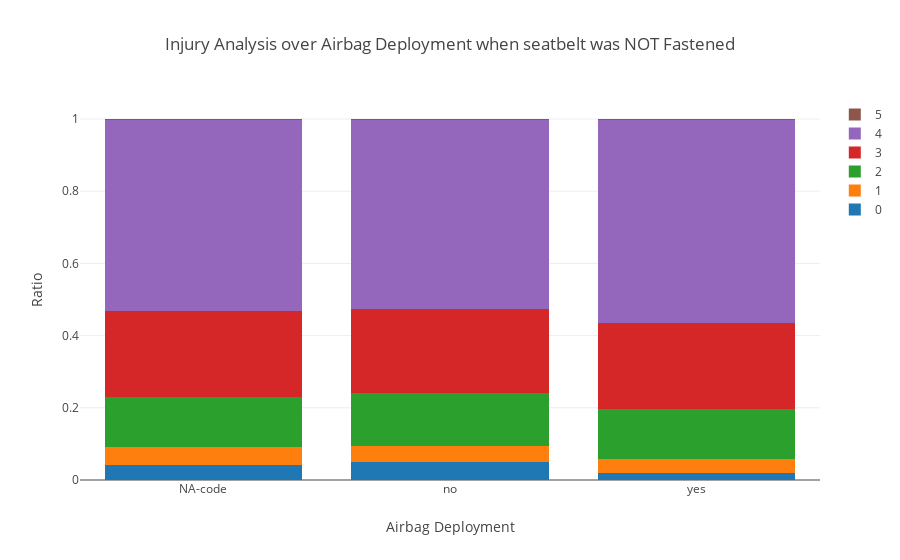
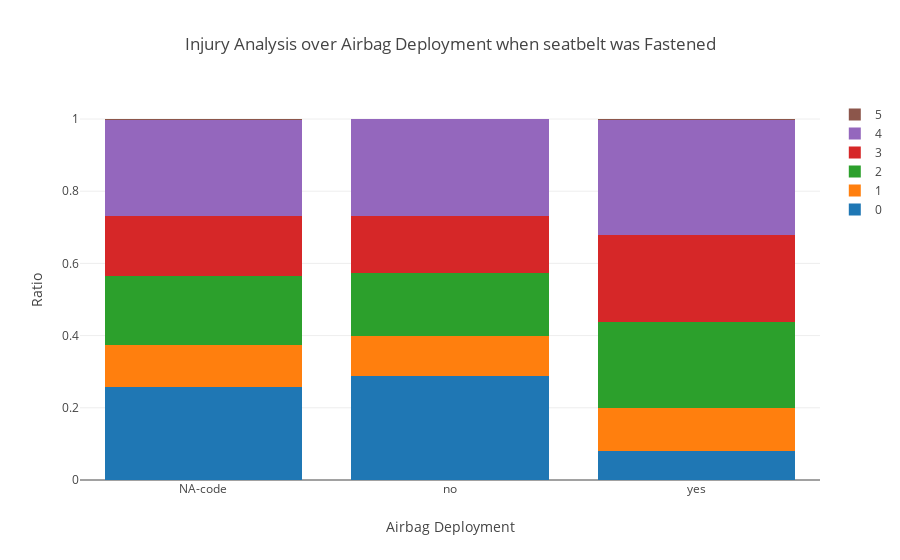

The notebook cell saved with these charts, in order:
### Markdown cell above
Graph shows **decrease in Death and increase in no injury** when seatbelt was **fastened**

### Code cell
filter_ = (data.Restraint == 'no')
iplot(stacked_chart(df=data[filter_], x='airbagDeploy', legend='injury', xaxistitle='Airbag Deployment', yaxistitle='Ratio', \
                    title='Injury Analysis over Airbag Deployment when seatbelt was NOT Fastened', normalize='index'))
filter_ = (data.Restraint == 'yes')
iplot(stacked_chart(df=data[filter_], x='airbagDeploy', legend='injury', xaxistitle='Airbag Deployment', yaxistitle='Ratio', \
                    title='Injury Analysis over Airbag Deployment when seatbelt was Fastened', normalize='index'))

### Figure 1 — Plotly figure (JSON) as saved in the notebook; plotly's stock layout.template omitted (floating-point values rounded to 4 significant figures)
{"data": [{"name": "0", "type": "bar", "x": ["NA-code", "no", "yes"], "y": [0.04237, 0.04994, 0.01834]}, {"name": "1", "type": "bar", "x": ["NA-code", "no", "yes"], "y": [0.04826, 0.04418, 0.04076]}, {"name": "2", "type": "bar", "x": ["NA-code", "no", "yes"], "y": [0.1404, 0.1464, 0.1365]}, {"name": "3", "type": "bar", "x": ["NA-code", "no", "yes"], "y": [0.2379, 0.2337, 0.2379]}, {"name": "4", "type": "bar", "x": ["NA-code", "no", "yes"], "y": [0.5287, 0.5242, 0.5645]}, {"name": "5", "type": "bar", "x": ["NA-code", "no", "yes"], "y": [0.002454, 0.001491, 0.001999]}], "layout": {"barmode": "stack", "title": "Injury Analysis over Airbag Deployment when seatbelt was NOT Fastened", "xaxis": {"showticklabels": true, "title": "Airbag Deployment", "type": "category"}, "yaxis": {"title": "Ratio"}}}

### Figure 2 — Plotly figure (JSON) as saved in the notebook; plotly's stock layout.template omitted (floating-point values rounded to 4 significant figures)
{"data": [{"name": "0", "type": "bar", "x": ["NA-code", "no", "yes"], "y": [0.259, 0.2894, 0.07953]}, {"name": "1", "type": "bar", "x": ["NA-code", "no", "yes"], "y": [0.1154, 0.1104, 0.1211]}, {"name": "2", "type": "bar", "x": ["NA-code", "no", "yes"], "y": [0.19, 0.174, 0.2378]}, {"name": "3", "type": "bar", "x": ["NA-code", "no", "yes"], "y": [0.1682, 0.1584, 0.2393]}, {"name": "4", "type": "bar", "x": ["NA-code", "no", "yes"], "y": [0.2655, 0.2666, 0.3195]}, {"name": "5", "type": "bar", "x": ["NA-code", "no", "yes"], "y": [0.001977, 0.001171, 0.002785]}], "layout": {"barmode": "stack", "title": "Injury Analysis over Airbag Deployment when seatbelt was Fastened", "xaxis": {"showticklabels": true, "title": "Airbag Deployment", "type": "category"}, "yaxis": {"title": "Ratio"}}}
